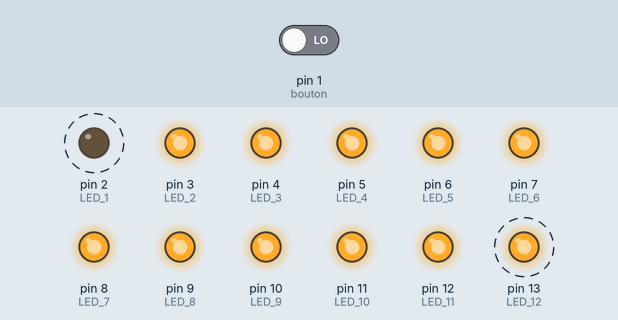
A sketch run on a simulated Arduino Uno, built with avr-gcc and run on an emulated ATmega328P. Parts: output pins drawn as LEDs (lit = HIGH). Dashed ring = blinking. Inputs (shaded band) come from the test bench; at power-on: pin 1 (bouton) LOW.

Above: at 4.16 s.
5.0 s: pin 1 (bouton) driven HIGH
At 5.2 s:
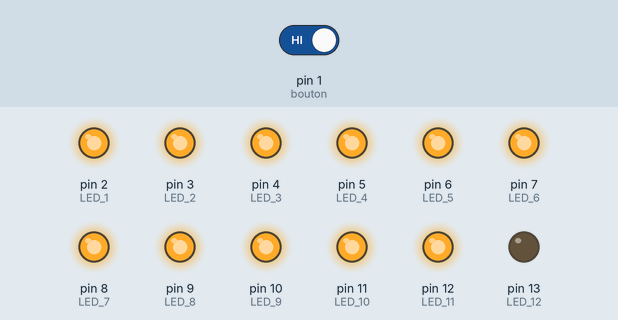
8.5 s: pin 1 (bouton) driven LOW
At 12.16 s:
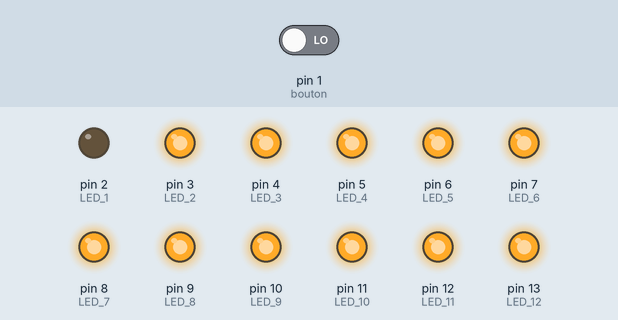
Timing chart, 0 to 20.6 s (numbered marks = the images above; inputs shaded):
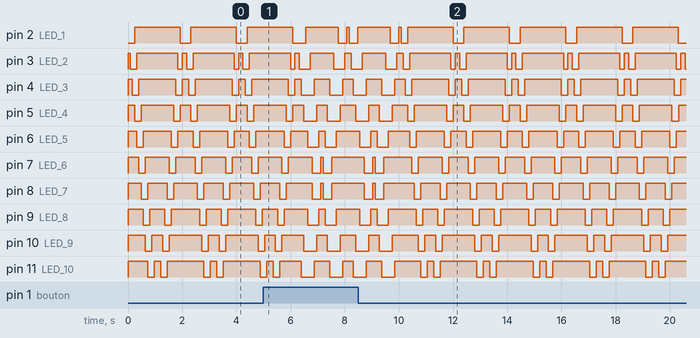

The sketch:

Chenillar_K5000.ino
```cpp
const int LED_1 = 2;
const int LED_2 = 3;
const int LED_3 = 4;
const int LED_4 = 5;
const int LED_5 = 6;
const int LED_6 = 7;
const int LED_7 = 8;
const int LED_8 = 9;
const int LED_9 = 10;
const int LED_10 = 11;
const int LED_11 = 12;
const int LED_12 = 13;

const int bouton = 1;
int etatbouton ;

void setup() {

  pinMode(bouton, INPUT);
  pinMode(LED_1 , OUTPUT);
  pinMode(LED_2 , OUTPUT);
  pinMode(LED_3 , OUTPUT);
  pinMode(LED_4 , OUTPUT);
  pinMode(LED_5 , OUTPUT);
  pinMode(LED_6 , OUTPUT);
  pinMode(LED_7 , OUTPUT);
  pinMode(LED_8 , OUTPUT);
  pinMode(LED_9 , OUTPUT);
  pinMode(LED_10 , OUTPUT);
  pinMode(LED_11 , OUTPUT);
  pinMode(LED_12 , OUTPUT);

  digitalWrite(LED_1, HIGH);
  digitalWrite(LED_2, HIGH);
  digitalWrite(LED_3, HIGH);
  digitalWrite(LED_4, HIGH);
  digitalWrite(LED_5, HIGH);
  digitalWrite(LED_6, HIGH);
  digitalWrite(LED_7, HIGH);
  digitalWrite(LED_8, HIGH);
  digitalWrite(LED_9, HIGH);
  digitalWrite(LED_10, HIGH);
  digitalWrite(LED_11, HIGH);
  digitalWrite(LED_12, HIGH);
}

void loop()
{
 etatbouton = digitalRead(bouton);

  if (etatbouton == HIGH)
  {
    K3000();
  }
  else
  {
    K2000();
  }
}

void K3000()
{
  digitalWrite(LED_1, LOW);
  digitalWrite(LED_12, LOW);
  delay(80);
  digitalWrite(LED_2, LOW);
  digitalWrite(LED_11, LOW);
  delay(80);
  digitalWrite(LED_3, LOW);
  digitalWrite(LED_10, LOW);
  delay(80);
  digitalWrite(LED_4, LOW);
  digitalWrite(LED_9, LOW);
  delay(80);
  digitalWrite(LED_1, HIGH);
  digitalWrite(LED_12, HIGH);
  delay(80);
  digitalWrite(LED_5, LOW);
  digitalWrite(LED_8, LOW);
  delay(80);
  digitalWrite(LED_2, HIGH);
  digitalWrite(LED_11, HIGH);
  delay(80);
  digitalWrite(LED_6, LOW);
  digitalWrite(LED_7, LOW);
  delay(80);
  digitalWrite(LED_3, HIGH);
  digitalWrite(LED_10, HIGH);
  delay(80);
  digitalWrite(LED_4, HIGH);
  digitalWrite(LED_9, HIGH);
  delay(80);
  digitalWrite(LED_5, HIGH);
  digitalWrite(LED_8, HIGH);
  delay(80);
  digitalWrite(LED_6, HIGH);
  digitalWrite(LED_7, HIGH);
  delay(80);
  digitalWrite(LED_6, LOW);
  digitalWrite(LED_7, LOW);
  delay(80);
  digitalWrite(LED_5, LOW);
  digitalWrite(LED_8, LOW);
  delay(80);
  digitalWrite(LED_4, LOW);
  digitalWrite(LED_9, LOW);
  delay(80);
  digitalWrite(LED_3, LOW);
  digitalWrite(LED_10, LOW);
  delay(80);
  digitalWrite(LED_6, HIGH);
  digitalWrite(LED_7, HIGH);
  delay(80);
  digitalWrite(LED_2, LOW);
  digitalWrite(LED_11, LOW);
  delay(80);
  digitalWrite(LED_5, HIGH);
  digitalWrite(LED_8, HIGH);
  delay(80);
  digitalWrite(LED_1, LOW);
  digitalWrite(LED_12, LOW);
  delay(80);
  digitalWrite(LED_4, HIGH);
  digitalWrite(LED_9, HIGH);
  delay(80);
  digitalWrite(LED_3, HIGH);
  digitalWrite(LED_10, HIGH);
  delay(80);
  digitalWrite(LED_2, HIGH);
  digitalWrite(LED_11, HIGH);
  delay(80);
  digitalWrite(LED_1, HIGH);
  digitalWrite(LED_12, HIGH);
  delay(80);
}
 void K2000()
 {
   digitalWrite(LED_1, LOW);
   delay(80);
   digitalWrite(LED_2, LOW);
   delay(80);
   digitalWrite(LED_3, LOW);
   delay(80);
   digitalWrite(LED_4, LOW);
   digitalWrite(LED_1, HIGH);
   delay(80);
   digitalWrite(LED_5, LOW);
   digitalWrite(LED_2, HIGH);
   delay(80);
   digitalWrite(LED_6, LOW);
   digitalWrite(LED_3, HIGH);
   delay(80);
   digitalWrite(LED_7, LOW);
   digitalWrite(LED_4, HIGH);
   delay(80);
   digitalWrite(LED_8, LOW);
   digitalWrite(LED_5, HIGH);
   delay(80);
   digitalWrite(LED_9, LOW);
   digitalWrite(LED_6, HIGH);
   delay(80);
   digitalWrite(LED_10, LOW);
   digitalWrite(LED_7, HIGH);
   delay(80);
   digitalWrite(LED_11, LOW);
   digitalWrite(LED_8, HIGH);
   delay(80);
   digitalWrite(LED_12, LOW);
   digitalWrite(LED_9, HIGH);
   delay(80);
   digitalWrite(LED_10, HIGH);
   digitalWrite(LED_11, HIGH);
   delay(80);
   digitalWrite(LED_12, LOW);
   delay(80);
   digitalWrite(LED_11, LOW);
   delay(80);
   digitalWrite(LED_10, LOW);
   delay(80);
   digitalWrite(LED_9, LOW);
   digitalWrite(LED_12, HIGH);
   delay(80);
   digitalWrite(LED_8, LOW);
   digitalWrite(LED_11, HIGH);
   delay(80);
   digitalWrite(LED_7, LOW);
   digitalWrite(LED_10, HIGH);
   delay(80);
   digitalWrite(LED_6, LOW);
   digitalWrite(LED_9, HIGH);
   delay(80);
   digitalWrite(LED_5, LOW);
   digitalWrite(LED_8, HIGH);
   delay(80);
   digitalWrite(LED_4, LOW);
   digitalWrite(LED_7, HIGH);
   delay(80);
   digitalWrite(LED_3, LOW);
   digitalWrite(LED_6, HIGH);
   delay(80);
   digitalWrite(LED_2, LOW);
   digitalWrite(LED_5, HIGH);
   delay(80);
   digitalWrite(LED_1, LOW);
   digitalWrite(LED_4, HIGH);
   delay(80);
   digitalWrite(LED_3, HIGH);
   digitalWrite(LED_2, HIGH);
   delay(80);
 }
```
